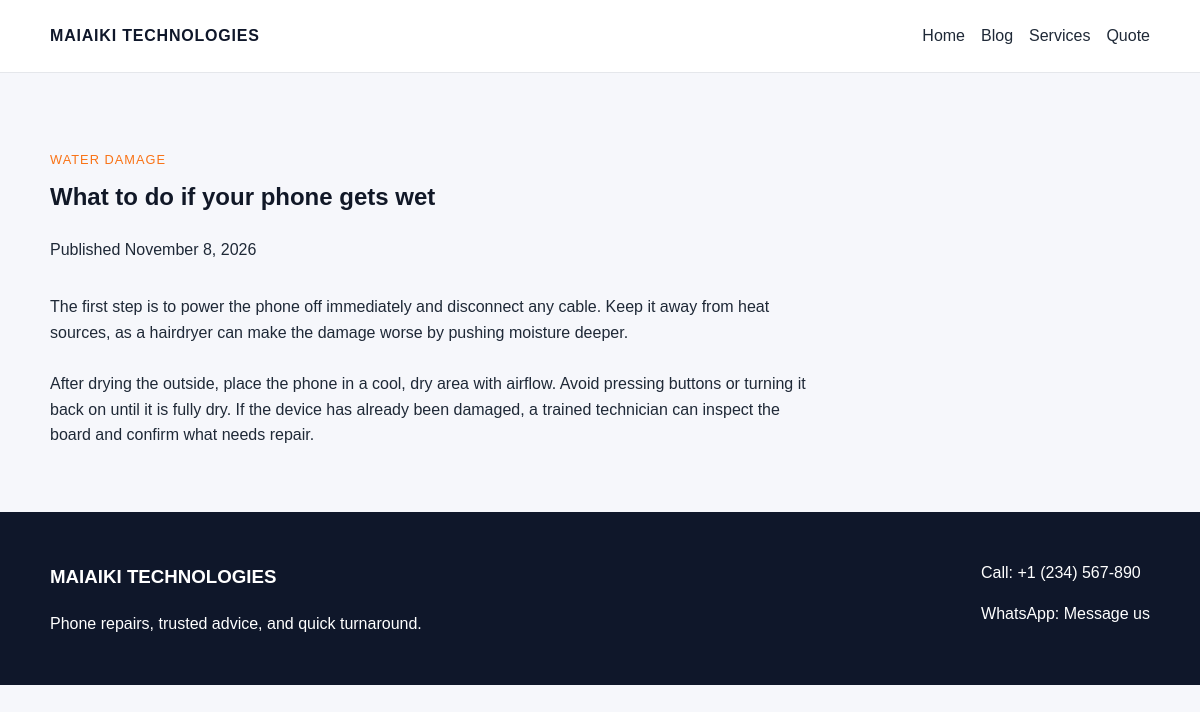
The page /blog/what-to-do-if-your-phone-gets-wet/ on the database its author committed.
### blog/models.py (models this page shows, shortened)
class Post(models.Model):
    STATUS_DRAFT = "draft"
    STATUS_PUBLISHED = "published"
    STATUS_CHOICES = [
        (STATUS_DRAFT, "Draft"),
        (STATUS_PUBLISHED, "Published"),
    ]
    title = models.CharField(max_length=200)
    slug = models.SlugField(max_length=220, unique=True, blank=True)
    category = models.ForeignKey(Category, on_delete=models.SET_NULL, null=True, blank=True, related_name="posts")
    excerpt = models.TextField(blank=True)
    body = models.TextField()
    image = models.ImageField(upload_to="posts/%Y/%m/", blank=True, null=True)
    status = models.CharField(max_length=20, choices=STATUS_CHOICES, default=STATUS_DRAFT)
    published_at = models.DateTimeField(default=timezone.now)
    created_at = models.DateTimeField(auto_now_add=True)
    updated_at = models.DateTimeField(auto_now=True)
    class Meta:
        ordering = ["-published_at", "-created_at"]

class Category(models.Model):
    name = models.CharField(max_length=100)
    slug = models.SlugField(max_length=120, unique=True, blank=True)
    description = models.TextField(blank=True)
    created_at = models.DateTimeField(auto_now_add=True)
    class Meta:
        ordering = ["name"]

### blog/views.py (the view)
# urls.py: path("blog/<slug:slug>/", views.post_detail, name="post_detail"),
def post_detail(request, slug):
    post = get_object_or_404(Post, slug=slug, status=Post.STATUS_PUBLISHED)
    return render(request, "blog/post_detail.html", {"post": post})

### templates/blog/post_detail.html (shortened to what this page needs)
{% extends 'base.html' %}
{% block content %}
  <article class="container section article">
    <p class="eyebrow">
      {% if post.category %}
        <a href="{% url 'blog:category_detail' post.category.slug %}">{{ post.category.name }}</a>
      {% endif %}
    </p>
    <h1>{{ post.title }}</h1>
    <p class="meta">Published {{ post.published_at|date:"F j, Y" }}</p>
    <div class="article-body">
      {{ post.body|linebreaksbr }}
    </div>
  </article>
{% endblock %}

### static/css/site.css (style rules this page uses)
:root { --bg: #f6f7fb; --surface: #ffffff; --primary: #0f172a; --primary-strong: #111827; --accent: #f97316; --text: #1f2937; --muted: #6b7280; --border: #e5e7eb; }
* { box-sizing: border-box; }
body { margin: 0; font-family: Arial, sans-serif; background: var(--bg); color: var(--text); line-height: 1.6; }
a { color: inherit; text-decoration: none; }
.container { width: min(1100px, calc(100% - 2rem)); margin: 0 auto; }
.eyebrow { text-transform: uppercase; letter-spacing: 0.08em; font-size: 0.8rem; color: var(--accent); margin-bottom: 0.5rem; }
.hero h1, .section h1, .section h2, .section h3 { margin-top: 0; color: var(--primary-strong); }
.section { padding: 4rem 0; }
.article-body { max-width: 760px; margin-top: 2rem; }

### rows shown on the page
Post: category.name "WATER DAMAGE", title "What to do if your phone gets wet", published_at "November 8, 2026", body "The first step is to power the phone off immediately and disconnect any cable. Keep it away from heat sources, as a hairdryer can make the damage worse by pushing moisture deeper. After drying the outside, place the phone in a cool, dry area with airflow. Avoid pressing buttons or turning it back on until it is fully dry. If the device has already been damaged, a trained technician can inspect the board and confirm what needs repair."
